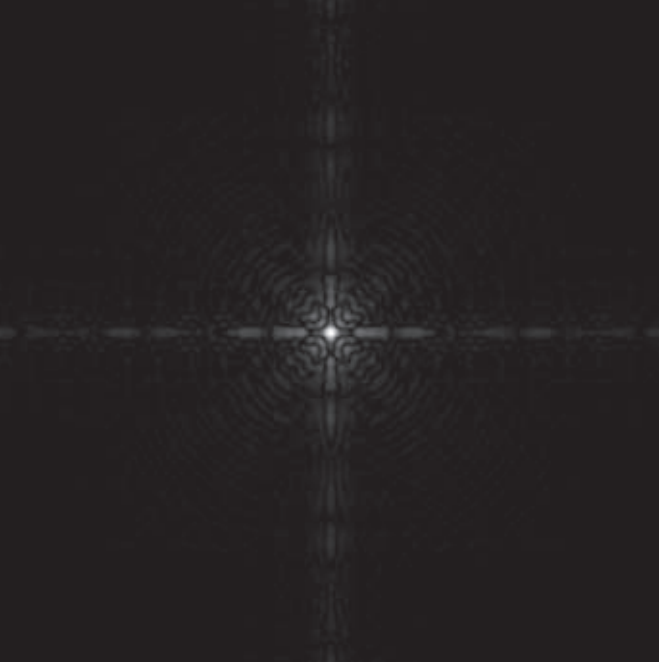
#> input picture images/frequency.png, 659 x 662 px
$ python log_transform.py ../images/frequency.png
#> lines starting #> are read from the running program, lines starting #| are printed output that depends on the picture
import os
import cv2 as cv
import matplotlib.pyplot as plt
import numpy as np
import sys

def main():
    script_path = os.path.abspath(sys.argv[0])
    path = os.path.abspath(os.path.join(os.path.dirname(script_path), '..', 'images', 'frequency.png'))

    r = np.arange(0, 255)
    c = 255/np.log(1+255)
    y = c*np.log(1+r)

    imgGray = cv.imread(path, 0)
#> imgGray: shape (662, 659); min 28, max 253, mean 32
    s = c*np.log(1+imgGray)
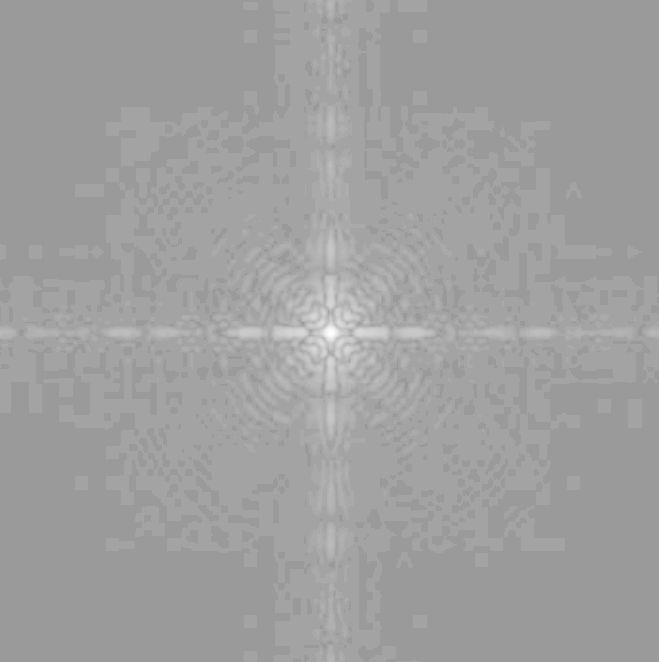
#> s: shape (662, 659) float16; min 154.9, max 254.8, mean 160.1

    plt.subplot(2,1,1)
    plt.plot(r,y)
    plt.title('Log transform')

    plt.subplot(2,2,3)
    plt.imshow(imgGray, cmap='gray')
    plt.title('Original image')
    plt.axis('off')

    plt.subplot(2,2,4)
    plt.imshow(s, cmap='gray')
    plt.title('Log transform')
    plt.axis('off')

    plt.tight_layout()
    plt.show()
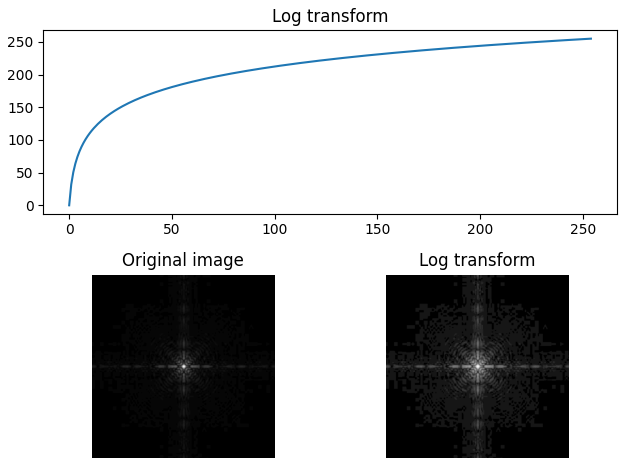
#> figure drawn by matplotlib, 3 panels; panel 1: curve peaks at x = 254, y = 254.8
if __name__=='__main__':
    main()

$ run again, with images/fracture.png copied over images/frequency.png
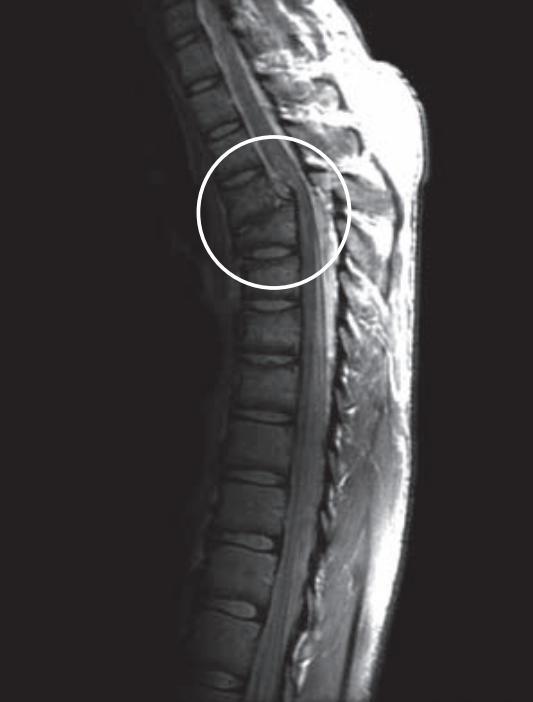
#> input picture images/fracture.png, 533 x 702 px
#> in main, `s = c*np.log(1+imgGray)`:
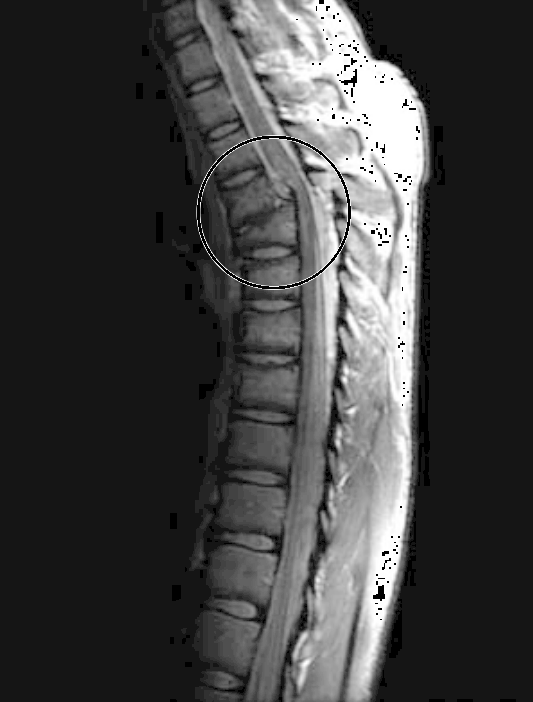
#> s: shape (702, 533) float16; 0.59% of the values are NaN or infinite; the others: min 154.9, max 255, mean 180.5; drawn with min black, max white, NaN and infinite black
#> in main, `plt.show()`:
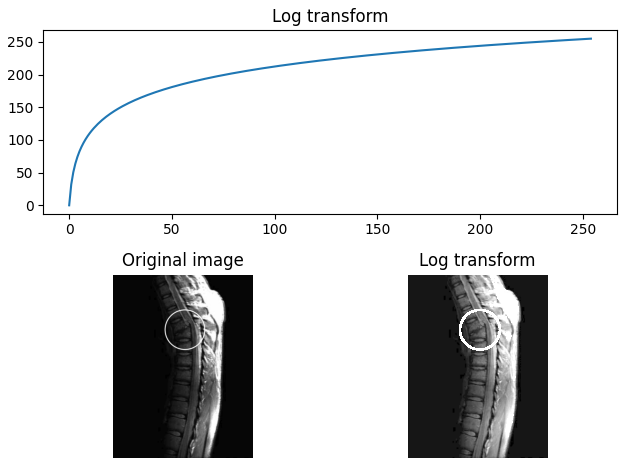
#> figure drawn by matplotlib, 3 panels; panel 1: curve peaks at x = 254, y = 254.8
